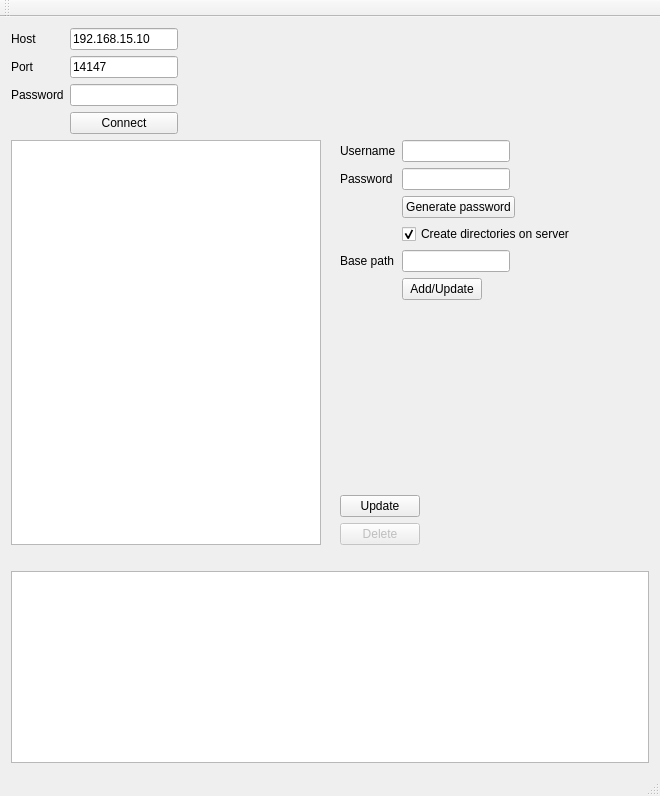
<?xml version="1.0" encoding="UTF-8"?>
<ui version="4.0">
 <class>MainWindow</class>
 <widget class="QMainWindow" name="MainWindow">
  <property name="geometry">
   <rect>
    <x>0</x>
    <y>0</y>
    <width>660</width>
    <height>796</height>
   </rect>
  </property>
  <property name="sizePolicy">
   <sizepolicy hsizetype="Preferred" vsizetype="Preferred">
    <horstretch>0</horstretch>
    <verstretch>0</verstretch>
   </sizepolicy>
  </property>
  <property name="windowTitle">
   <string>FileZilla User Administrator</string>
  </property>
  <widget class="QWidget" name="centralWidget">
   <layout class="QVBoxLayout" name="verticalLayout">
    <item>
     <layout class="QVBoxLayout" name="verticalLayout_6">
      <item>
       <layout class="QHBoxLayout" name="horizontalLayout_10"/>
      </item>
      <item>
       <layout class="QHBoxLayout" name="horizontalLayout_5">
        <item>
         <layout class="QGridLayout" name="gridLayout">
          <item row="0" column="0">
           <widget class="QLabel" name="label_3">
            <property name="text">
             <string>Host</string>
            </property>
           </widget>
          </item>
          <item row="0" column="1">
           <widget class="QLineEdit" name="leHost">
            <property name="sizePolicy">
             <sizepolicy hsizetype="Fixed" vsizetype="Fixed">
              <horstretch>0</horstretch>
              <verstretch>0</verstretch>
             </sizepolicy>
            </property>
            <property name="text">
             <string>192.168.15.10</string>
            </property>
           </widget>
          </item>
          <item row="1" column="0">
           <widget class="QLabel" name="label_4">
            <property name="text">
             <string>Port</string>
            </property>
           </widget>
          </item>
          <item row="1" column="1">
           <widget class="QLineEdit" name="lePort">
            <property name="sizePolicy">
             <sizepolicy hsizetype="Fixed" vsizetype="Fixed">
              <horstretch>0</horstretch>
              <verstretch>0</verstretch>
             </sizepolicy>
            </property>
            <property name="text">
             <string>14147</string>
            </property>
           </widget>
          </item>
          <item row="2" column="0">
           <widget class="QLabel" name="label_5">
            <property name="text">
             <string>Password</string>
            </property>
           </widget>
          </item>
          <item row="2" column="1">
           <widget class="QLineEdit" name="leConnPassword">
            <property name="sizePolicy">
             <sizepolicy hsizetype="Fixed" vsizetype="Fixed">
              <horstretch>0</horstretch>
              <verstretch>0</verstretch>
             </sizepolicy>
            </property>
            <property name="echoMode">
             <enum>QLineEdit::Password</enum>
            </property>
           </widget>
          </item>
          <item row="3" column="1">
           <layout class="QHBoxLayout" name="horizontalLayout_16">
            <item>
             <widget class="QPushButton" name="btnConnect">
              <property name="text">
               <string>Connect</string>
              </property>
             </widget>
            </item>
           </layout>
          </item>
         </layout>
        </item>
        <item>
         <spacer name="horizontalSpacer">
          <property name="orientation">
           <enum>Qt::Horizontal</enum>
          </property>
          <property name="sizeHint" stdset="0">
           <size>
            <width>40</width>
            <height>20</height>
           </size>
          </property>
         </spacer>
        </item>
       </layout>
      </item>
      <item>
       <layout class="QHBoxLayout" name="horizontalLayout_13">
        <item>
         <widget class="QTreeView" name="tvUsers">
          <property name="contextMenuPolicy">
           <enum>Qt::CustomContextMenu</enum>
          </property>
         </widget>
        </item>
        <item>
         <spacer name="horizontalSpacer_9">
          <property name="orientation">
           <enum>Qt::Horizontal</enum>
          </property>
          <property name="sizeType">
           <enum>QSizePolicy::Fixed</enum>
          </property>
          <property name="sizeHint" stdset="0">
           <size>
            <width>13</width>
            <height>20</height>
           </size>
          </property>
         </spacer>
        </item>
        <item>
         <layout class="QVBoxLayout" name="verticalLayout_5">
          <item>
           <layout class="QHBoxLayout" name="horizontalLayout_12">
            <item>
             <layout class="QHBoxLayout" name="horizontalLayout">
              <item>
               <layout class="QGridLayout" name="gridLayout_2">
                <item row="1" column="0">
                 <widget class="QLabel" name="label_2">
                  <property name="text">
                   <string>Password</string>
                  </property>
                 </widget>
                </item>
                <item row="0" column="0">
                 <widget class="QLabel" name="label">
                  <property name="text">
                   <string>Username</string>
                  </property>
                 </widget>
                </item>
                <item row="1" column="1">
                 <widget class="QLineEdit" name="lePassword">
                  <property name="sizePolicy">
                   <sizepolicy hsizetype="Fixed" vsizetype="Fixed">
                    <horstretch>10</horstretch>
                    <verstretch>0</verstretch>
                   </sizepolicy>
                  </property>
                 </widget>
                </item>
                <item row="0" column="1">
                 <widget class="QLineEdit" name="leUsername">
                  <property name="sizePolicy">
                   <sizepolicy hsizetype="Fixed" vsizetype="Fixed">
                    <horstretch>10</horstretch>
                    <verstretch>0</verstretch>
                   </sizepolicy>
                  </property>
                 </widget>
                </item>
                <item row="6" column="1">
                 <layout class="QHBoxLayout" name="horizontalLayout_4">
                  <item>
                   <widget class="QPushButton" name="btnAddUser">
                    <property name="text">
                     <string>Add/Update</string>
                    </property>
                   </widget>
                  </item>
                  <item>
                   <spacer name="horizontalSpacer_3">
                    <property name="orientation">
                     <enum>Qt::Horizontal</enum>
                    </property>
                    <property name="sizeHint" stdset="0">
                     <size>
                      <width>40</width>
                      <height>20</height>
                     </size>
                    </property>
                   </spacer>
                  </item>
                 </layout>
                </item>
                <item row="2" column="1">
                 <layout class="QHBoxLayout" name="horizontalLayout_2">
                  <item>
                   <widget class="QPushButton" name="btnGeneratePass">
                    <property name="sizePolicy">
                     <sizepolicy hsizetype="Minimum" vsizetype="Fixed">
                      <horstretch>0</horstretch>
                      <verstretch>0</verstretch>
                     </sizepolicy>
                    </property>
                    <property name="text">
                     <string>Generate password</string>
                    </property>
                   </widget>
                  </item>
                  <item>
                   <spacer name="horizontalSpacer_2">
                    <property name="orientation">
                     <enum>Qt::Horizontal</enum>
                    </property>
                    <property name="sizeHint" stdset="0">
                     <size>
                      <width>40</width>
                      <height>20</height>
                     </size>
                    </property>
                   </spacer>
                  </item>
                 </layout>
                </item>
                <item row="4" column="1">
                 <widget class="QCheckBox" name="cbCreateServerDir">
                  <property name="text">
                   <string>Create directories on server</string>
                  </property>
                  <property name="checked">
                   <bool>true</bool>
                  </property>
                 </widget>
                </item>
                <item row="5" column="1">
                 <widget class="QLineEdit" name="leDirLocation">
                  <property name="enabled">
                   <bool>true</bool>
                  </property>
                  <property name="sizePolicy">
                   <sizepolicy hsizetype="Fixed" vsizetype="Fixed">
                    <horstretch>0</horstretch>
                    <verstretch>0</verstretch>
                   </sizepolicy>
                  </property>
                 </widget>
                </item>
                <item row="5" column="0">
                 <widget class="QLabel" name="label_6">
                  <property name="text">
                   <string>Base path</string>
                  </property>
                 </widget>
                </item>
               </layout>
              </item>
             </layout>
            </item>
           </layout>
          </item>
          <item>
           <spacer name="verticalSpacer_4">
            <property name="orientation">
             <enum>Qt::Vertical</enum>
            </property>
            <property name="sizeHint" stdset="0">
             <size>
              <width>20</width>
              <height>40</height>
             </size>
            </property>
           </spacer>
          </item>
          <item>
           <layout class="QHBoxLayout" name="horizontalLayout_11">
            <item>
             <layout class="QVBoxLayout" name="verticalLayout_4">
              <item>
               <spacer name="verticalSpacer_3">
                <property name="orientation">
                 <enum>Qt::Vertical</enum>
                </property>
                <property name="sizeHint" stdset="0">
                 <size>
                  <width>20</width>
                  <height>40</height>
                 </size>
                </property>
               </spacer>
              </item>
              <item>
               <widget class="QPushButton" name="btnUpdate">
                <property name="text">
                 <string>Update</string>
                </property>
               </widget>
              </item>
              <item>
               <widget class="QPushButton" name="btnDelete">
                <property name="enabled">
                 <bool>false</bool>
                </property>
                <property name="text">
                 <string>Delete</string>
                </property>
               </widget>
              </item>
             </layout>
            </item>
            <item>
             <spacer name="horizontalSpacer_5">
              <property name="orientation">
               <enum>Qt::Horizontal</enum>
              </property>
              <property name="sizeType">
               <enum>QSizePolicy::Expanding</enum>
              </property>
              <property name="sizeHint" stdset="0">
               <size>
                <width>40</width>
                <height>20</height>
               </size>
              </property>
             </spacer>
            </item>
           </layout>
          </item>
         </layout>
        </item>
       </layout>
      </item>
      <item>
       <spacer name="verticalSpacer_5">
        <property name="orientation">
         <enum>Qt::Vertical</enum>
        </property>
        <property name="sizeType">
         <enum>QSizePolicy::Fixed</enum>
        </property>
        <property name="sizeHint" stdset="0">
         <size>
          <width>20</width>
          <height>20</height>
         </size>
        </property>
       </spacer>
      </item>
      <item>
       <layout class="QHBoxLayout" name="horizontalLayout_3">
        <item>
         <widget class="QPlainTextEdit" name="textArea">
          <property name="sizePolicy">
           <sizepolicy hsizetype="Expanding" vsizetype="Fixed">
            <horstretch>0</horstretch>
            <verstretch>0</verstretch>
           </sizepolicy>
          </property>
          <property name="readOnly">
           <bool>true</bool>
          </property>
         </widget>
        </item>
       </layout>
      </item>
     </layout>
    </item>
   </layout>
  </widget>
  <widget class="QMenuBar" name="menuBar">
   <property name="geometry">
    <rect>
     <x>0</x>
     <y>0</y>
     <width>660</width>
     <height>21</height>
    </rect>
   </property>
  </widget>
  <widget class="QToolBar" name="mainToolBar">
   <attribute name="toolBarArea">
    <enum>TopToolBarArea</enum>
   </attribute>
   <attribute name="toolBarBreak">
    <bool>false</bool>
   </attribute>
  </widget>
  <widget class="QStatusBar" name="statusBar"/>
  <action name="actionEdit_user_directories">
   <property name="text">
    <string>Edit directories...</string>
   </property>
  </action>
  <action name="actionDelete_user">
   <property name="text">
    <string>Delete user</string>
   </property>
   <property name="toolTip">
    <string>Delete the selected user</string>
   </property>
  </action>
  <action name="actionGroup_membership">
   <property name="text">
    <string>Group membership</string>
   </property>
  </action>
 </widget>
 <layoutdefault spacing="6" margin="11"/>
 <tabstops>
  <tabstop>btnUpdate</tabstop>
  <tabstop>tvUsers</tabstop>
  <tabstop>btnDelete</tabstop>
 </tabstops>
 <resources/>
 <connections>
  <connection>
   <sender>cbCreateServerDir</sender>
   <signal>clicked(bool)</signal>
   <receiver>leDirLocation</receiver>
   <slot>setEnabled(bool)</slot>
   <hints>
    <hint type="sourcelabel">
     <x>412</x>
     <y>260</y>
    </hint>
    <hint type="destinationlabel">
     <x>492</x>
     <y>284</y>
    </hint>
   </hints>
  </connection>
 </connections>
</ui>
